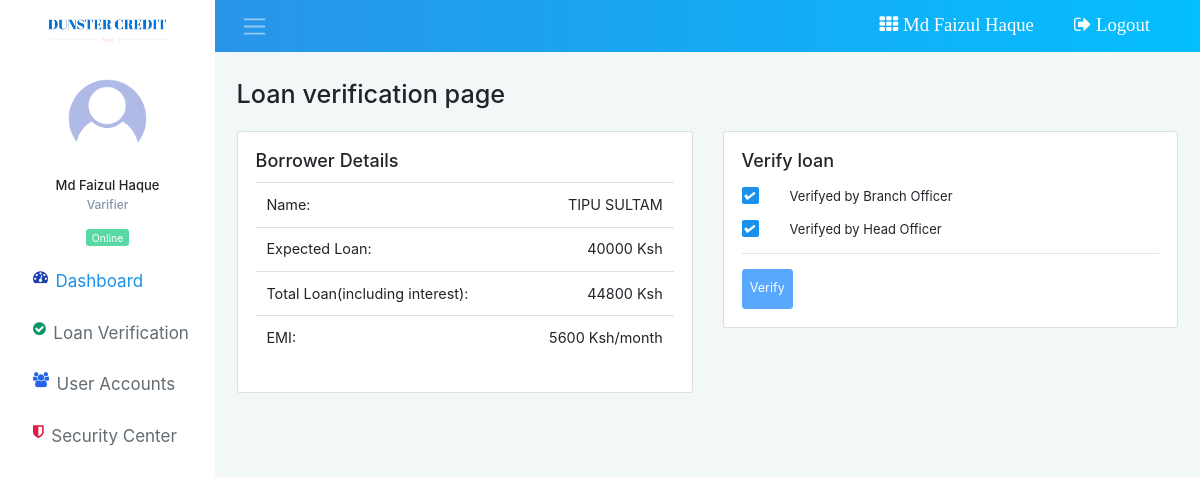
Page /individual_verify.php?loan_id=9 (signed in) on the committed database.
### tables this page shows
CREATE TABLE `tbl_loan_application` (
  `id` int(11) NOT NULL,
  `b_id` int(11) NOT NULL,
  `status` int(11) NOT NULL DEFAULT '0',
  `name` varchar(100) NOT NULL,
  `expected_loan` bigint(50) NOT NULL,
  `loan_percentage` int(11) NOT NULL,
  `installments` int(11) NOT NULL,
  `total_loan` bigint(50) NOT NULL,
  `emi_loan` int(11) NOT NULL,
  `amount_paid` bigint(50) DEFAULT '0',
  `amount_remain` bigint(50) DEFAULT NULL,
  `current_inst` int(11) DEFAULT '0',
  `remain_inst` int(11) DEFAULT NULL,
  `next_date` date DEFAULT NULL,
  `files` varchar(255) NOT NULL
);

### classes/ManageLoan.php (called while the page is built, shortened)
<?php
$filepath = realpath(dirname(__FILE__));
include_once ($filepath."/../libs/CrudOperation.php");
class ManageLoan
{
	private $db;
	function __construct()
	{
		$this->db = new CrudOperation();
	}
	public function getLoanById($loan_id)
	{
		$sql = "SELECT * FROM tbl_loan_application WHERE id='$loan_id' ";
		$result = $this->db->select($sql);
		return $result;
	}
}
?>

### libs/CrudOperation.php (called while the page is built, shortened)
<?php
$filepath = realpath(dirname(__FILE__));
Class CrudOperation{
	 public $host   = DB_HOST;
	 public $user   = DB_USER;
	 public $pass   = DB_PASS;
	 public $dbname = DB_NAME;
	 public $link;
	private function connectDB(){
		 $this->link = new mysqli($this->host, $this->user, $this->pass,$this->dbname);
	 }
	public function select($query){
	  $result = $this->link->query($query) or die($this->link->error.__LINE__);
		  if($result->num_rows > 0){
		    return $result;
		  }else {
		    return false;
		  }
	 }
}

### libs/Session.php (called while the page is built, shortened)
<?php
class Session{
	 public static function get($key){
	    if (isset($_SESSION[$key])) {
		  return $_SESSION[$key];
		}else {
		  return false;
	    }
	 }
}

### individual_verify.php (the view, shortened to what this page needs)
<?php
  include_once "inc/header.php";
  include_once "inc/sidebar.php";
  if (isset($_GET['loan_id'])) {
        $loan_id = $_GET['loan_id'];
    }
?>
 <h3 class="page-heading mb-4">Loan verification page</h3>
          <div class="row mb-2">
         <div class="col-md-6 mb-4">
              <div class="card">
                <div class="card-body">
                  <h5 class="card-title">Borrower Details</h5>
                  <div class="table-responsive table-sales">
                    <table class="table">
                    <?php
                      $all = $ml->getLoanById($loan_id);
                      if ($all) {
                  $row = $all->fetch_assoc();
                  }
               ?>
                      <tbody>
                        <tr>
                          <td>Name: </td>
                          <td class="text-right">
                            <?php echo $row['name']; ?>
                          </td>
                        </tr>
                        <tr>
                          <td>Expected Loan: </td>
                          <td class="text-right">
                               <?php echo $row['expected_loan']; ?> Ksh
                          </td>
                        </tr>
                        <tr>
                          <td>Total Loan(including interest): </td>
                          <td class="text-right">
                               <?php echo $row['total_loan']; ?> Ksh
                          </td>
                        </tr>
                        <tr>
                          <td>EMI: </td>
                          <td class="text-right">
                               <?php echo $row['emi_loan']; ?> Ksh/month
                          </td>
                        </tr>
                      </tbody>
                    </table>
                  </div>
                </div>
              </div>
            </div>
             <div class="col-md-6 mb-4">
              <div class="card">
                <div class="card-body">
                  <h5 class="card-title">Verify loan</h5>
          <form  action="" class="form" method="POST" >
            <?php
                $role = Session::get('role');
             ?>
              <div class="form-check">
                  <label class="form-check-label" for="checkbox105">Verifyed by Branch Officer
                  <?php if ($row['status'] >=2 ) {
                    echo "checked";
                  } ?> <?php if ($row['status'] != 1 || $role != 2){
                    echo "disabled";
                  } ?> ></label>
              </div>
              <div class="form-check">
                  <label class="form-check-label" for="checkbox106">Verifyed by Head Officer
                  <?php if ($row['status'] >=3 ) {
                    echo "checked";
                  } ?> <?php if ($row['status'] != 2 || $role != 3){
                    echo "disabled";
                  } ?> ></label>
              </div>
              <hr>
              <div class="for-group">
                <input type="submit" class="btn btn-primary btn-sm" value="Verify"
                <?php if ($row['status'] >=3 ) echo "disabled"; ?>
                 <?php if ($row['status'] > 0 && $role == 1){
                    echo "disabled";
                  } ?>
                  <?php if ($row['status'] != 2 && $role == 3){
                    echo "disabled";
                  } ?>
                >
              </div>
          </form>
                </div>
              </div>
            </div>
    </div>
<?php
include_once "inc/footer.php";
?>

### rows in the picture
tbl_loan_application: name "TIPU SULTAM", expected_loan "40000", total_loan "44800", emi_loan "5600", status "Verify"

### other values in the picture
Session::get("name") "Md Faizul Haque"
Session::get("designation") "Varifier"
